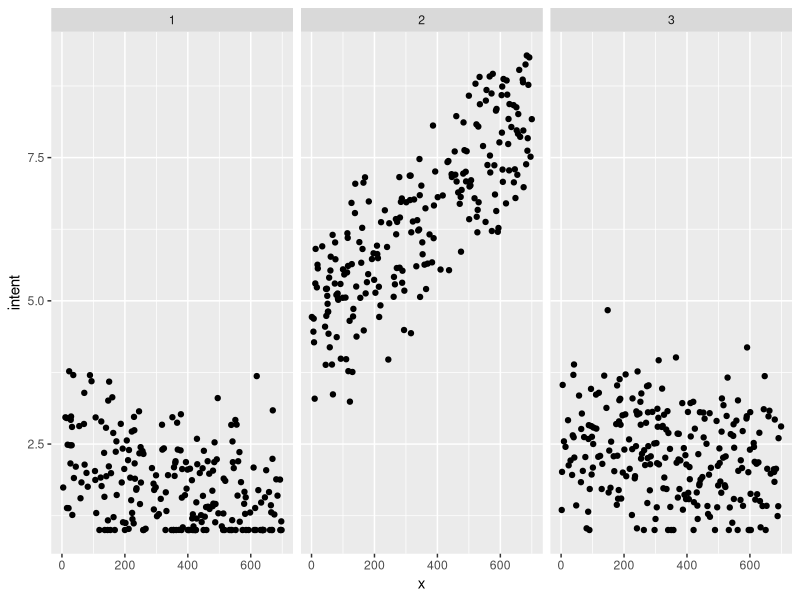

Generate this figure with R: (Note: this script raises an error after producing the figure.)
# Load packages.
library(tidyverse)

N <- 700     # Number of observations.
K <- 3       # Number of groups.
mu <- 0      # Mean of the population model.
tau <- 0.1   # Variance of the population model.
set.seed(42) # Set simulation seed.

# Simulate covariates.
X <- tibble(
  brand = as.integer(round(runif(N, 1, 5))),
  price = round(runif(N, 10, 30), 2)
)

X_temp <- X %>% 
  mutate(id = 1:N) %>% 
  spread(key = brand, value = brand, fill = 0) %>%
  mutate(
    brand1 = ifelse(`1` != 0, 1, 0),
    brand2 = ifelse(`2` != 0, 1, 0),
    brand3 = ifelse(`3` != 0, 1, 0),
    brand4 = ifelse(`4` != 0, 1, 0),
    brand5 = ifelse(`5` != 0, 1, 0)
  ) %>%
  select(brand1:brand5, price)

# Simulate betas, sigma, g, and y.
Beta <- matrix(NA, nrow = K, ncol = ncol(X_temp))
for (k in 1:K) {
  Beta[k,] <- rnorm(ncol(X_temp), mu, tau)
}
sigma <- rexp(1)
g <- sample(1:K, N, replace = TRUE)
intent <- c(NA, N)
for (n in 1:N) {
  intent[n] <- rnorm(1, Beta[g[n],] %*% t(X_temp[n,]), sigma) + 3
  if (intent[n] > 10) intent[n] <- 10
  if (intent[n] < 1) intent[n] <- 1
}

tibble(
  x = 1:N,
  intent = intent,
  g = g
) %>%
  ggplot(aes(x, intent)) +
  geom_point() +
  facet_wrap(~ g)

purchase_intent <- tibble(
  intent = intent,
  g = g
) %>% 
  bind_cols(X)

save(purchase_intent, file = here::here("Projects", "Data", "purchase_intent.RData"))

